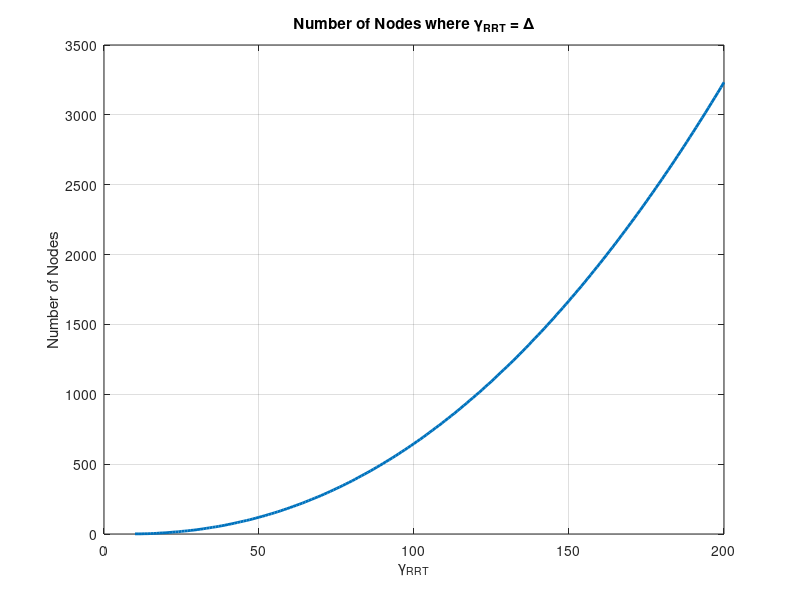
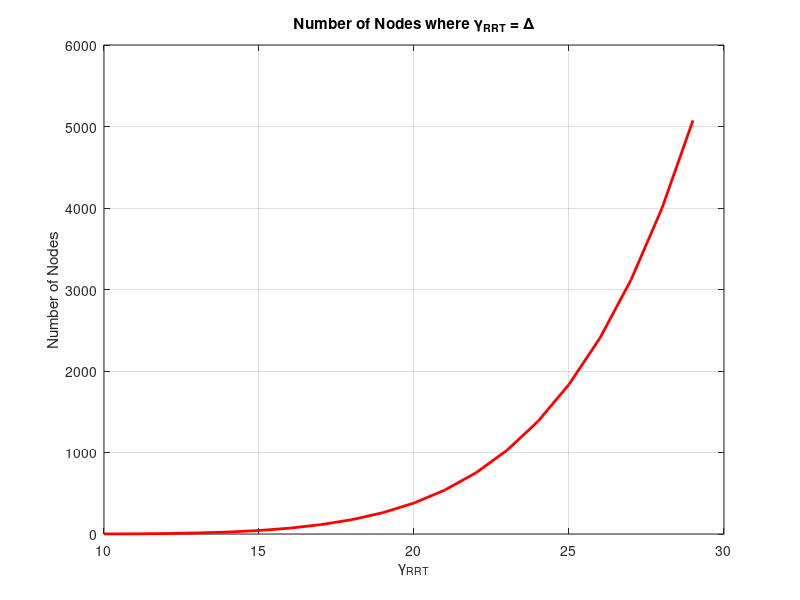
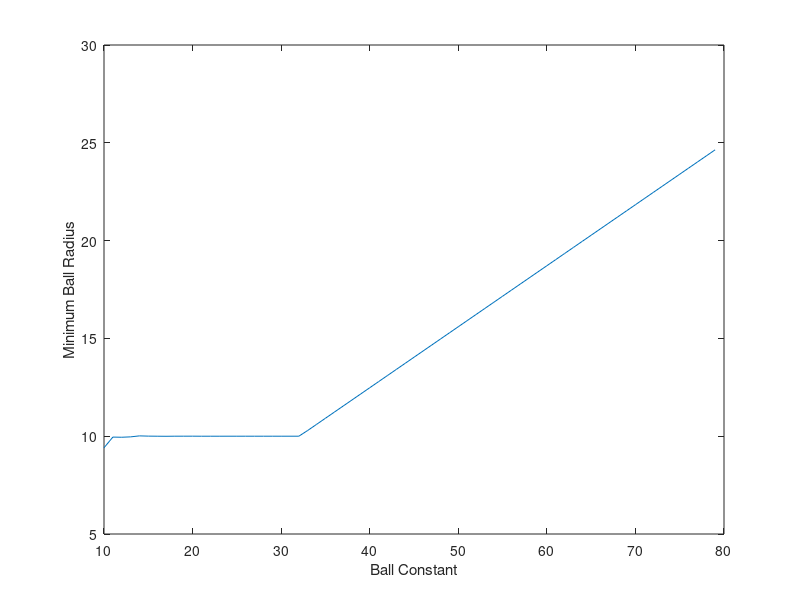
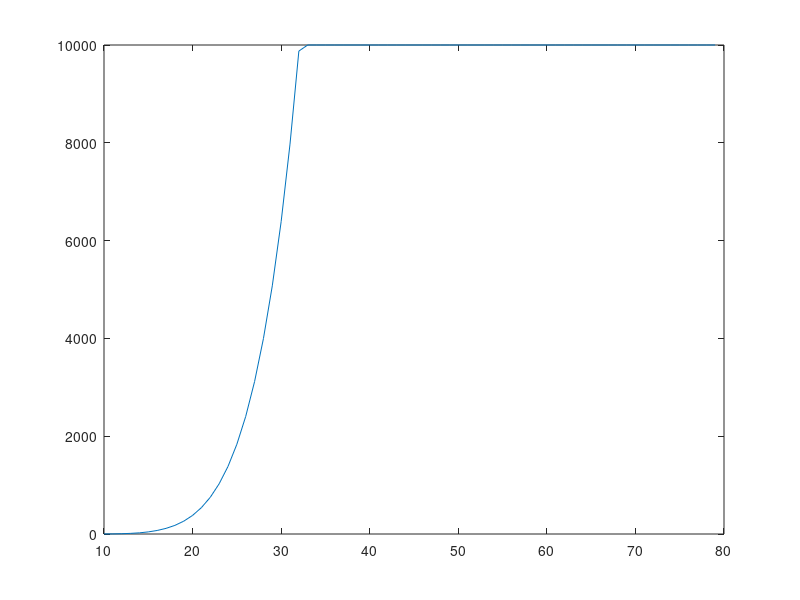

MATLAB code for these plots, in order:
clear all;
j =0;

for bC = 10:1:200 % Ball Constant Value
    j = j+1;
    i = 0;
    BCs(j) = bC;
for n = 1:1:10000 % Number of Nodes in the Graph
    i = i+1;
Y2(i,j) = bC*((log(1+n)/(n))^(1/2));
Y6(i,j) = bC*((log(1+n)/(n))^(1/6));
 Ns(i) = n;
end
end
%% Find where the hyper ball radius passes the delta value
test = Y2-10;
[mins,ind] = min(abs(test));
%
for i = 1:size(BCs,2)
    minsY2(i,1) = Y2(ind(i),i);
    minsY2(i,2) = Ns(ind(i));
end
% Find where the hyper ball radius passes the delta value
test2 = Y6-10;
[min2,ind2] = min(abs(test2));
%
for i = 1:size(BCs,2)
    minsY6(i,1) = Y6(ind2(i),i);
    minsY6(i,2) = Ns(ind2(i));
end
%%
figure
plot(BCs,minsY2(:,2),'DisplayName','2D Toy Problem','LineWidth',2)
grid on
xlabel('\gamma_{RRT}')
ylabel('Number of Nodes')
title('Number of Nodes where \gamma_{RRT} = \Delta')
figure
plot(BCs(1:20),minsY6(1:20,2),'DisplayName','SP Problem','LineWidth',2,'color','red')
grid on
xlabel('\gamma_{RRT}')
ylabel('Number of Nodes')
title('Number of Nodes where \gamma_{RRT} = \Delta')
%%
figure 
plot(BCs(1:70),minsY6(1:70,1))
xlabel('Ball Constant')
ylabel('Minimum Ball Radius')

figure 
plot(BCs(1:70),ind2(1:70))
